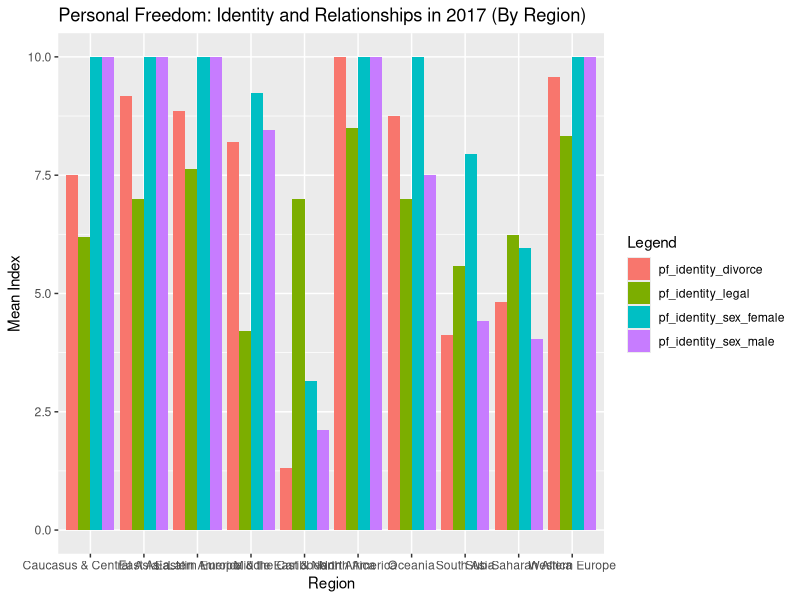

Reproduce this figure in R.
library(tidyverse)

setwd(getwd())
hfi <- read.csv("scripts/hfi_cc_2019_copy.csv",
                header = TRUE,
                stringsAsFactors = FALSE)

# pf = personal freedom
pf_identity_data <- hfi %>%
  select(year,
         countries,
         region,
         pf_identity,
         pf_identity_legal,
         pf_identity_sex,
         pf_identity_sex_female,
         pf_identity_sex_male,
         pf_identity_divorce)

pf_identity_summary_by_region <- pf_identity_data %>%
  filter(year == max(year)) %>%
  group_by(region) %>%
  summarize(pf_identity_legal_by_region =
              mean(as.numeric(pf_identity_legal), na.rm = T),
            pf_identity_sex_female_by_region =
              mean(as.numeric(pf_identity_sex_female), na.rm = T),
            pf_identity_sex_male_by_region =
              mean(as.numeric(pf_identity_sex_male), na.rm = T),
            pf_identity_identity_divorce_by_region =
              mean(as.numeric(pf_identity_divorce), na.rm = T),
            .groups = "drop")

region <- pf_identity_summary_by_region$region
pf_identity_legal <- pf_identity_summary_by_region$pf_identity_legal_by_region
pf_identity_sex_female <-
  pf_identity_summary_by_region$pf_identity_sex_female_by_region
pf_identity_sex_male <-
  pf_identity_summary_by_region$pf_identity_sex_male_by_region
pf_identity_divorce <-
  pf_identity_summary_by_region$pf_identity_identity_divorce_by_region
df <- data.frame(region,
                 pf_identity_legal,
                 pf_identity_sex_female,
                 pf_identity_sex_male,
                 pf_identity_divorce)
df_long <- gather(df, legend, mean_index, -region)

chart1 <-
  ggplot(data = df_long, aes(x = region, y = mean_index, fill = legend)) +
  geom_col(position = position_dodge()) +
  labs(title =
         "Personal Freedom: Identity and Relationships in 2017 (By Region)") +
  labs(x = "Region") +
  labs(y = "Mean Index") +
  labs(fill = "Legend")

ggsave(filename = "pf_identity_grouped_bar_chart.png",
       device = "png",
       width = 20)
